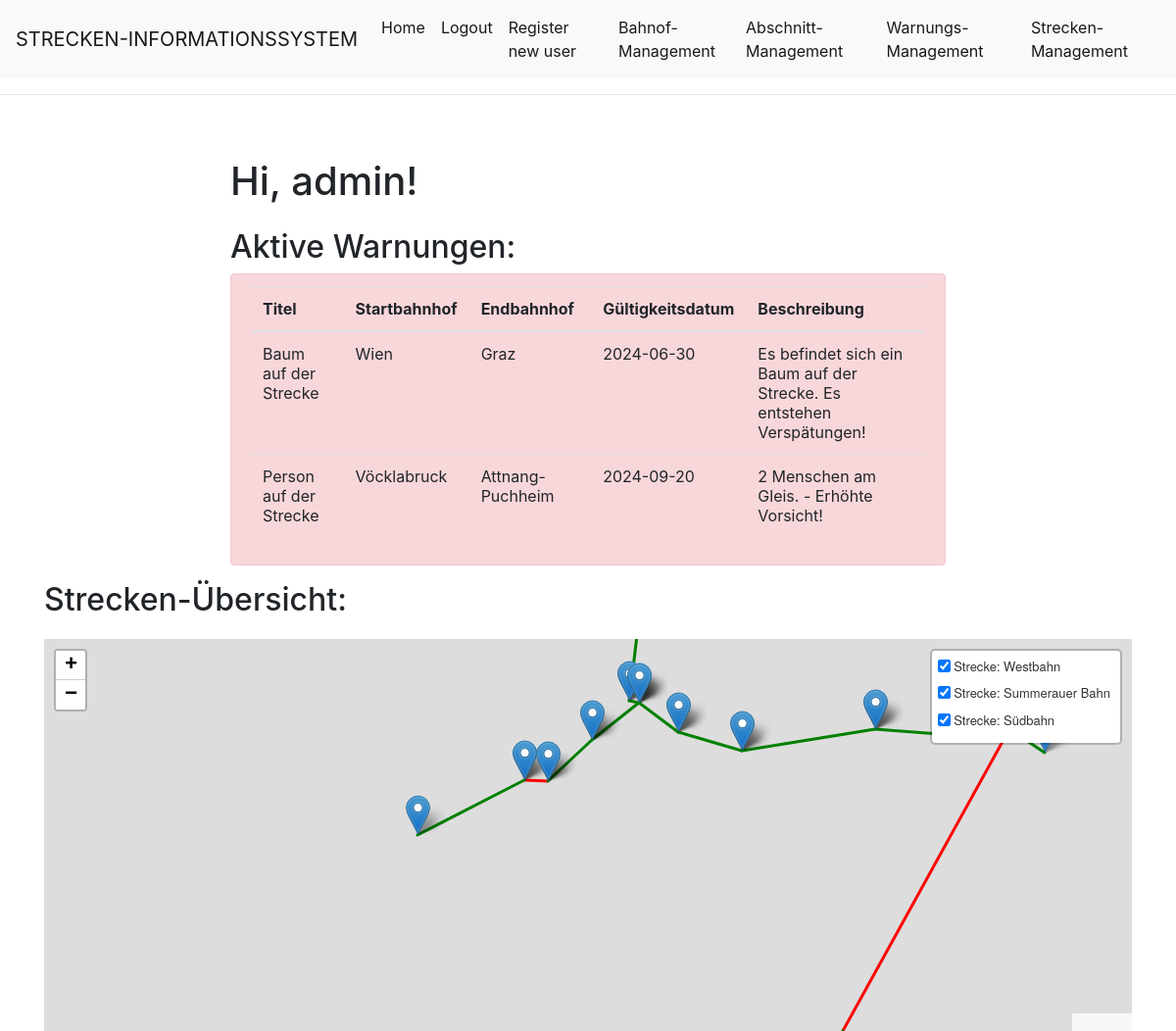
The page /index (signed in) on the database its author committed.
### app/models.py (models this page shows, shortened)
class User(UserMixin, db.Model):
    id = Column(Integer, primary_key=True)
    username = Column(String(64), index=True, unique=True)
    email = Column(String(120), index=True, unique=True)
    password_hash = Column(String(256))
    role = Column(String(64))
    @login.user_loader
    def load_user(id):
        return db.session.get(User, int(id))

class Warnung(db.Model):
    warnung_id = Column(Integer, primary_key=True)
    titel = Column(String(64))
    gueltigkeitsdatum = Column(Date)
    beschreibung = Column(String(256))
    abschnitt_id_warnung = Column(Integer, ForeignKey('abschnitt.abschnitt_id'))
    abschnitt = relationship('Abschnitt', back_populates='warnungen', foreign_keys=[abschnitt_id_warnung])

class Abschnitt(db.Model):
    abschnitt_id = Column(Integer, primary_key=True)
    startbahnhof_id = Column(String(64), ForeignKey('bahnhof.name'))
    endbahnhof_id = Column(String(64), ForeignKey('bahnhof.name'))
    strecke_id = Column(String(64), ForeignKey('strecke.name'))
    maximale_geschwindigkeit = Column(Integer)
    maximale_spurweite = Column(Integer)
    nutzungsentgelt = Column(Integer)
    distanz = Column(Integer)
    warnung = Column(Boolean)
    startbahnhof = relationship('Bahnhof', foreign_keys=[startbahnhof_id])
    endbahnhof = relationship('Bahnhof', foreign_keys=[endbahnhof_id])
    strecke = relationship('Strecke', back_populates='abschnitte', foreign_keys=[strecke_id])
    warnungen = relationship('Warnung', back_populates='abschnitt', cascade='all, delete-orphan')

### app/routes.py (the view)
@app.route('/')
@app.route('/index')
@login_required
def index():
    bahnhof = Bahnhof.query.all()
    abschnitt = Abschnitt.query.options(joinedload(Abschnitt.startbahnhof), joinedload(Abschnitt.endbahnhof)).all()
    strecke = Strecke.query.all()
    warnungen = Warnung.query.options(joinedload(Warnung.abschnitt)).all()
    warnungen = [warnung for warnung in warnungen if warnung.gueltigkeitsdatum >= date.today()]
    for abschnitt_item in abschnitt:
        if any(warnung.abschnitt_id_warnung == abschnitt_item.abschnitt_id for warnung in warnungen):
            abschnitt_item.warnung = True
        else:
            abschnitt_item.warnung = False
    return render_template("index.html", title='Home Page',  bahnhof=bahnhof, strecke=strecke, abschnitt=abschnitt, warnungen=warnungen)

### app/templates/index.html (shortened to what this page needs)
{% extends "base.html" %}
{% block content %}
    <head>
        <link rel="stylesheet" href="https://unpkg.com/leaflet/dist/leaflet.css"/>
    </head>
    <div class="container">
        <div class="row justify-content-center">
            <div class="col-md-8">
                <h1 class="mt-5 mb-4">Hi, {{ current_user.username }}!</h1>
                <h2>Aktive Warnungen:</h2>
                <div class="alert alert-danger" role="alert">
                    <table class="table">
                        <thead>
                        <tr>
                            <th>Titel</th>
                            <th>Startbahnhof</th>
                            <th>Endbahnhof</th>
                            <th>Gültigkeitsdatum</th>
                            <th>Beschreibung</th>
                        </tr>
                        </thead>
                        <tbody>
                        {% for warnung in warnungen %}
                            <tr>
                                <td>{{ warnung.titel }}</td>
                                <td>{{ warnung.abschnitt.startbahnhof_id }}</td>
                                <td>{{ warnung.abschnitt.endbahnhof_id }}</td>
                                <td>{{ warnung.gueltigkeitsdatum }}</td>
                                <td>{{ warnung.beschreibung }}</td>
                            </tr>
                        {% endfor %}
                        </tbody>
                    </table>
                </div>
            </div>
        </div>
        <h2>Strecken-Übersicht:</h2>
        <div id="mapid" style="height: 400px; margin-top: 20px;"></div>
    </div>
{% endblock %}

### rows shown on the page
User: username "admin"
Warnung: titel "Baum auf der Strecke", abschnitt.startbahnhof_id "Wien", abschnitt.endbahnhof_id "Graz", gueltigkeitsdatum "2024-06-30", beschreibung "Es befindet sich ein Baum auf der Strecke. Es entstehen Verspätungen!"
Warnung: titel "Person auf der Strecke", abschnitt.startbahnhof_id "Vöcklabruck", abschnitt.endbahnhof_id "Attnang-Puchheim", gueltigkeitsdatum "2024-09-20", beschreibung "2 Menschen am Gleis. - Erhöhte Vorsicht!"
